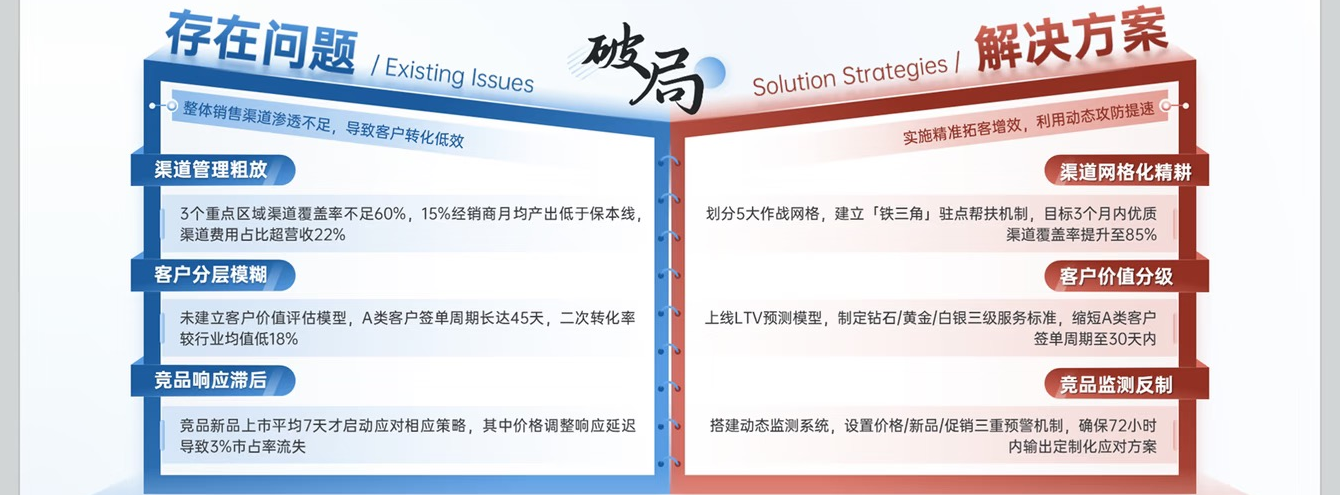
#> input picture assets/exact_folder_crop.png, 1340 x 495 px, given in place of slide_02.png, which was not available
$ python verify_blocks_slide02.py
#> lines starting #> are read from the running program, lines starting #| are printed output that depends on the picture; pictures that were not available may be replaced by others from this repository, and a replacement may not be noted
#> in verify_all_blocks, raw is the input picture: PIL image 1340x495 RGB; mean R, G, B 219.6, 217.3, 223.3
### tools/render_and_diff.py
"""Enhanced render_and_diff with True Linear Gradients and High-Fidelity Bold Font Rendering."""

import os
import sys
import math
import argparse
from typing import List, Optional, Tuple, Union
from PIL import Image, ImageDraw, ImageFont
from pptx import Presentation
from pptx.enum.shapes import MSO_SHAPE


# [25 lines left out: functions hex_to_rgb, extract_gradient_colors, not called in this run]


def detect_inner_slide_canvas(img: Image.Image) -> Tuple[int, int, int, int]:
    """Detect the actual white/light slide bounding box within a screenshot with gray bezels."""
    w, h = img.size
#> w = 1340; h = 495
    top_edge, bottom_edge, left_edge, right_edge = 0, h - 1, 0, w - 1
#> top_edge = 0; bottom_edge = 494; left_edge = 0; right_edge = 1339

    # Top
    for y in range(0, h // 3):
        row = [img.getpixel((x, y)) for x in range(w // 4, 3 * w // 4, 10)]
        if sum(p[0] + p[1] + p[2] for p in row) / (3 * len(row)) > 240:
            top_edge = y
            break

    # Bottom
    for y in range(h - 1, 2 * h // 3, -1):
        row = [img.getpixel((x, y)) for x in range(w // 4, 3 * w // 4, 10)]
        if sum(p[0] + p[1] + p[2] for p in row) / (3 * len(row)) > 240:
            bottom_edge = y
            break

    # Left
    for x in range(0, w // 4):
        col = [img.getpixel((x, y)) for y in range(h // 4, 3 * h // 4, 10)]
        if sum(p[0] + p[1] + p[2] for p in col) / (3 * len(col)) > 240:
            left_edge = x
            break

    # Right
    for x in range(w - 1, 3 * w // 4, -1):
        col = [img.getpixel((x, y)) for y in range(h // 4, 3 * h // 4, 10)]
        if sum(p[0] + p[1] + p[2] for p in col) / (3 * len(col)) > 240:
            right_edge = x
            break

    # If image is already exact 16:9 ratio (e.g. 1440x810, 1920x1080) and not an uncropped screenshot
    if abs(w / h - 16.0 / 9.0) < 0.01:
        # Check if top-left and top-right are clean slide background
        corners = [img.getpixel((0, 0)), img.getpixel((w - 1, 0)), img.getpixel((0, h - 1)), img.getpixel((w - 1, h - 1))]
        avg_corner = sum(p[0] + p[1] + p[2] for p in corners) / (4 * 3)
        if avg_corner > 220:  # already clean canvas
            return 0, 0, w, h

    if (right_edge - left_edge > w * 0.7) and (bottom_edge - top_edge > h * 0.7):
        return left_edge, top_edge, right_edge, bottom_edge
    return 0, 0, w, h


# [320 lines left out: functions draw_linear_gradient, render_pptx_to_image, compare_and_generate_diff, main, not called in this run]


# [2 lines that do not run on import are left out]

### tools/verify_blocks_slide02.py
"""Verify Exact Block Boundaries of Slide 02"""

import os
import sys
from PIL import Image, ImageDraw, ImageFont

sys.path.insert(0, os.path.abspath(os.path.join(os.path.dirname(__file__), "..")))
from tools.render_and_diff import detect_inner_slide_canvas

def verify_all_blocks():
    raw = Image.open("input/slide_02.png").convert("RGB")
    cl, ct, cr, cb = detect_inner_slide_canvas(raw)
#> cl = 20; ct = 0; cr = 1319; cb = 473
    canvas = raw.crop((cl, ct, cr, cb)).resize((1440, 810), Image.Resampling.LANCZOS)
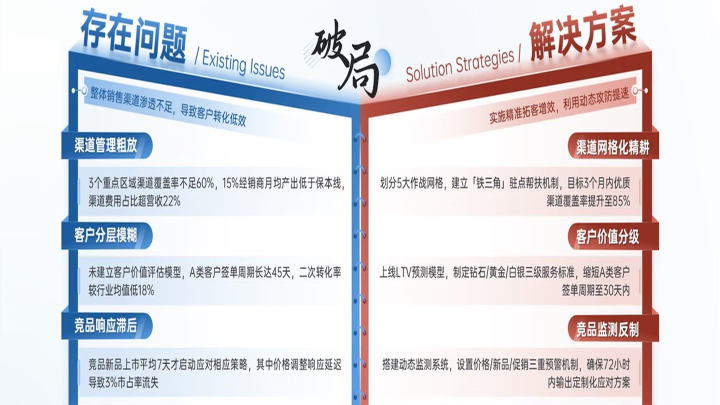
#> canvas: PIL image 1440x810 RGB (shown at 1/2 size); mean R, G, B 221.8, 219.9, 225.3
    w, h = canvas.size
#> w = 1440; h = 810
    p = canvas.load()

    print("=" * 80)
    print("📐 SLIDE 02 真实全页分块边界精准检测 (1440x810 画布 & 0-1000 坐标)")
    print("=" * 80)

    # 1. Block 3 KPI Cards Bottom Line
    # "规模缺口 38万 缺口16%", "转化迟滞 6.1% 缺口0.4pp", "成本刚性 9%降幅 缺口6pp"
    # Find the bottom edge of the peach/blue KPI capsules
    kpi_bottom_ys = []
    for x in range(100, 1300):
        for y in range(160, 280):
            r, g, b = p[x, y]
            # Blue pill "缺口16%" or Pink pill "缺口6pp"
            if (b > 160 and r < 80) or (r > 180 and b < 100 and g < 100):
                kpi_bottom_ys.append(y)
#> after the loop, kpi_bottom_ys = 8648 values, max 279 at index 4, min 160 at index 93, mean 213.5

    kpi_bottom_y = max(kpi_bottom_ys) if kpi_bottom_ys else 235
#> kpi_bottom_y = 279
    print(f"【Block 3 KPI 区域底边缘】: Y={kpi_bottom_y}px (0-1000: {kpi_bottom_y/0.81:.1f})")
#| 【Block 3 KPI 区域底边缘】: Y=279px (0-1000: 344.4)

    # 2. Block 5 Top Header Bar ("2+1 破局行动")
    # Find the top edge of the dark blue banner of Block 5 in right half (x > 700)
    b5_top_ys = []
    b5_left_xs = []
    b5_right_xs = []
    b5_bottom_ys = []
    for y in range(kpi_bottom_y + 5, 400):
        for x in range(650, 1400):
            r, g, b = p[x, y]
            # Deep blue banner of "2+1"
            if b > 140 and r < 70 and g > 60:
                b5_top_ys.append(y)
                b5_left_xs.append(x)
                b5_right_xs.append(x)
#> after the loop, b5_left_xs = 1364 values, max 717 at index 13, min 704 at index 0, mean 710.5; b5_right_xs has the same summary as b5_left_xs; b5_top_ys = 1364 values from 284 to 399

    # Find bottom of Block 5 (footer pills)
    for y in range(600, 800):
        for x in range(650, 1400):
            r, g, b = p[x, y]
            if (b > 160 and r < 60) or (r > 230 and g > 240 and b > 245):
                b5_bottom_ys.append(y)
#> after the loop, b5_bottom_ys = 84281 items

    b5_top = min(b5_top_ys) if b5_top_ys else 258
#> b5_top = 284
    b5_left = min(b5_left_xs) if b5_left_xs else 680
#> b5_left = 704
    b5_right = max(b5_right_xs) if b5_right_xs else 1380
#> b5_right = 717
    b5_bottom = max(b5_bottom_ys) if b5_bottom_ys else 756
#> b5_bottom = 799

    print(f"【Block 5 真实范围】:")
    print(f"  • 1440x810 像素: X=[{b5_left}, {b5_right}] (W={b5_right-b5_left}), Y=[{b5_top}, {b5_bottom}] (H={b5_bottom-b5_top})")
#|   • 1440x810 像素: X=[704, 717] (W=13), Y=[284, 799] (H=515)
    print(f"  • 0-1000 归一化: box=[{b5_left/1.44:.1f}, {b5_top/0.81:.1f}, {(b5_right-b5_left)/1.44:.1f}, {(b5_bottom-b5_top)/0.81:.1f}]")
#|   • 0-1000 归一化: box=[488.9, 350.6, 9.0, 635.8]
    print(f"  • 说明: Block 5 起始 Y 真实值在 318 左右 (258px)，绝不是 230-240 (那是 Block 3 的 KPI 区域)！")

    # Generate exact clean crop of Block 5
    crop_b5 = canvas.crop((b5_left - 10, b5_top - 5, b5_right + 10, b5_bottom + 10))
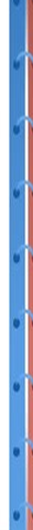
#> crop_b5: PIL image 33x530 RGB; mean R, G, B 155.6, 176.5, 209.5
    crop_b5.save("output/crop_gt_slide02_block5_true.png")
    print(f"[Success] Saved TRUE crop of Block 5: output/crop_gt_slide02_block5_true.png")

if __name__ == "__main__":
    verify_all_blocks()

$ run again, on assets/slide1_3d_book.png
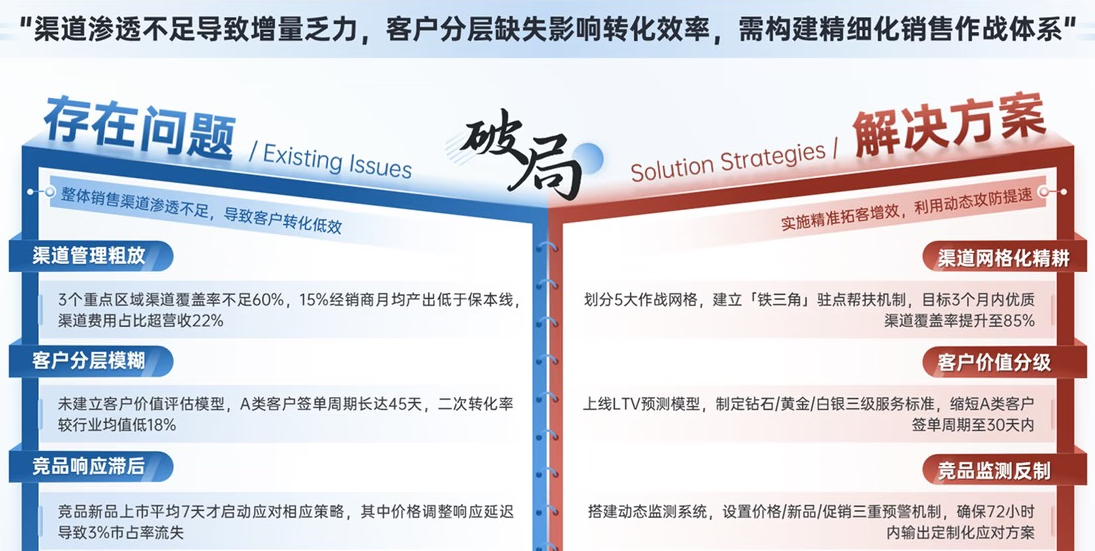
#> input picture assets/slide1_3d_book.png, 1095 x 551 px, given in place of slide_02.png, which was not available
#> in verify_all_blocks, raw is the input picture: PIL image 1095x551 RGB; mean R, G, B 214.5, 213.5, 220.4
#> cl = 0; ct = 58; cr = 1094; cb = 550
#> in verify_all_blocks, `canvas = raw.crop((cl, ct, cr, cb)).resize((1440, 810), Image.Resampli..`:
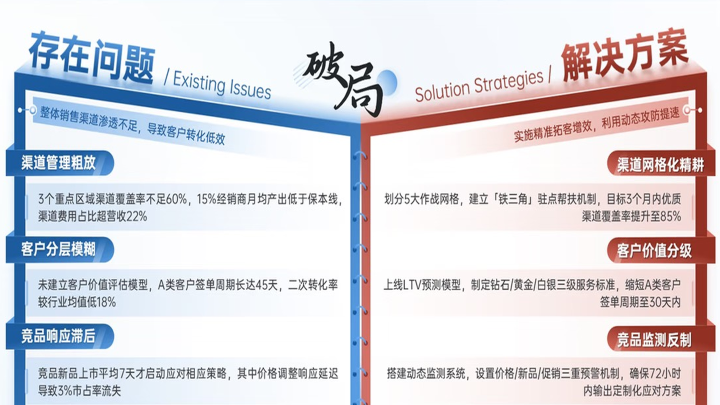
#> canvas: PIL image 1440x810 RGB (shown at 1/2 size); mean R, G, B 217.8, 215.4, 221.4
#> after the loop in verify_all_blocks, `for x in range(100, 1300):`: kpi_bottom_ys = 8211 values, max 279 at index 1658, min 160 at index 72, mean 236.8
#> kpi_bottom_y = 279
#| 【Block 3 KPI 区域底边缘】: Y=279px (0-1000: 344.4)
#> after the loop in verify_all_blocks, `for y in range(kpi_bottom_y + 5, 400):`: b5_left_xs = 1738 values, max 719 at index 17, min 702 at index 0, mean 709.7; b5_right_xs has the same summary as b5_left_xs; b5_top_ys = 1738 values from 284 to 399
#> after the loop in verify_all_blocks, `for y in range(600, 800):`: b5_bottom_ys = 74334 items
#> b5_top = 284
#> b5_left = 702
#> b5_right = 719
#> b5_bottom = 799
#|   • 1440x810 像素: X=[702, 719] (W=17), Y=[284, 799] (H=515)
#|   • 0-1000 归一化: box=[487.5, 350.6, 11.8, 635.8]
#> in verify_all_blocks, `crop_b5 = canvas.crop((b5_left - 10, b5_top - 5, b5_right + 10, b5_bot..`:
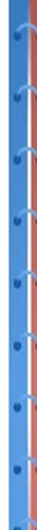
#> crop_b5: PIL image 37x530 RGB; mean R, G, B 148.3, 170.5, 205.7

$ run again, on assets/slide1_3d_clean_base.png
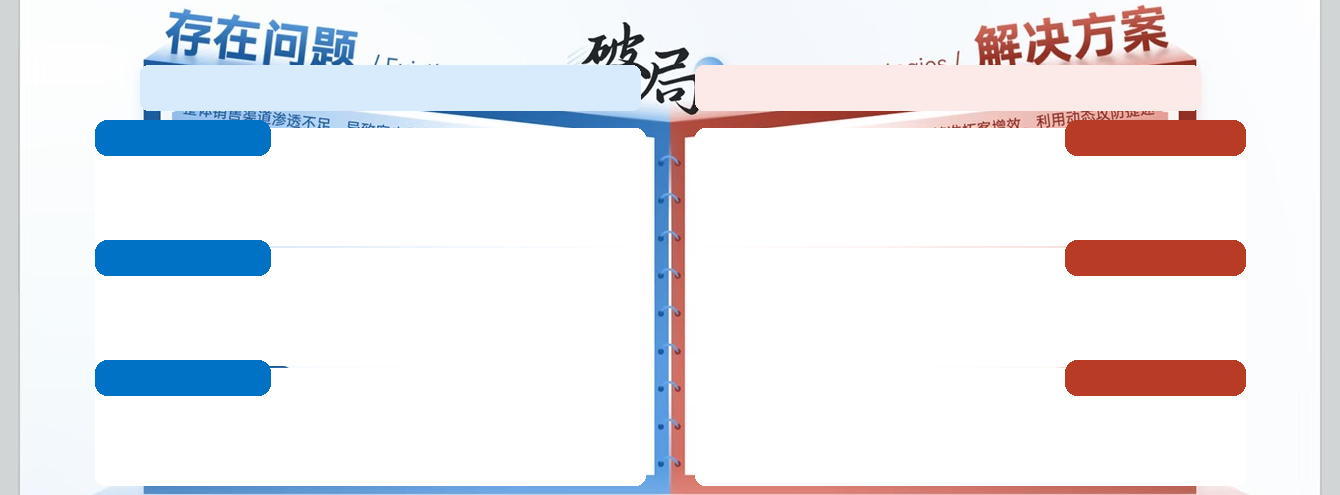
#> input picture assets/slide1_3d_clean_base.png, 1340 x 495 px, given in place of slide_02.png, which was not available
#> cl = 20; ct = 0; cr = 1319; cb = 485
#> in verify_all_blocks, `canvas = raw.crop((cl, ct, cr, cb)).resize((1440, 810), Image.Resampli..`:
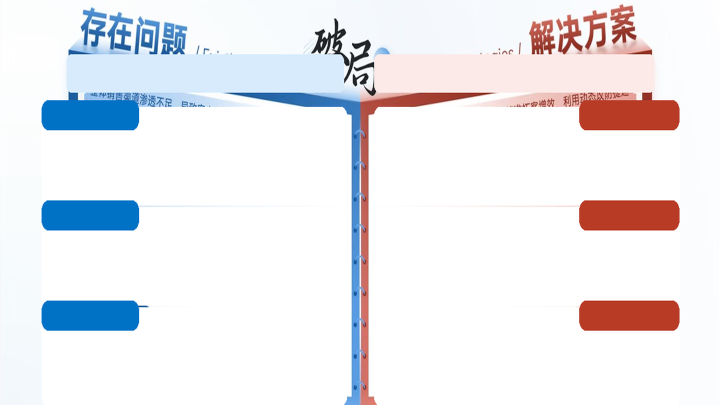
#> canvas: PIL image 1440x810 RGB (shown at 1/2 size); mean R, G, B 235, 234.5, 238.7
#> after the loop in verify_all_blocks, `for x in range(100, 1300):`: kpi_bottom_ys = 23542 items
#> kpi_bottom_y = 279
#| 【Block 3 KPI 区域底边缘】: Y=279px (0-1000: 344.4)
#> after the loop in verify_all_blocks, `for y in range(kpi_bottom_y + 5, 400):`: b5_left_xs = 1307 values, max 717 at index 13, min 704 at index 0, mean 710.5; b5_right_xs has the same summary as b5_left_xs; b5_top_ys = 1307 values from 284 to 399
#> after the loop in verify_all_blocks, `for y in range(600, 800):`: b5_bottom_ys = 130917 items
#> b5_top = 284
#> b5_left = 704
#> b5_right = 717
#> b5_bottom = 799
#|   • 1440x810 像素: X=[704, 717] (W=13), Y=[284, 799] (H=515)
#|   • 0-1000 归一化: box=[488.9, 350.6, 9.0, 635.8]
#> in verify_all_blocks, `crop_b5 = canvas.crop((b5_left - 10, b5_top - 5, b5_right + 10, b5_bot..`:
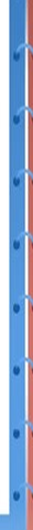
#> crop_b5: PIL image 33x530 RGB; mean R, G, B 155, 176.2, 209.8
